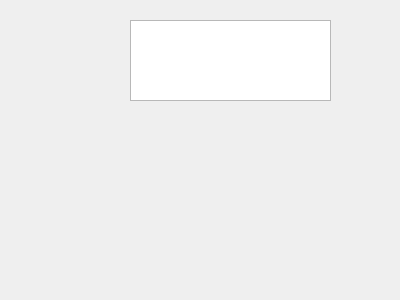
<?xml version="1.0" encoding="UTF-8"?>
<ui version="4.0">
 <class>myTabPage</class>
 <widget class="QWidget" name="myTabPage">
  <property name="geometry">
   <rect>
    <x>0</x>
    <y>0</y>
    <width>400</width>
    <height>300</height>
   </rect>
  </property>
  <property name="windowTitle">
   <string>Form</string>
  </property>
  <widget class="QTextEdit" name="mTabTextEdit">
   <property name="geometry">
    <rect>
     <x>130</x>
     <y>20</y>
     <width>201</width>
     <height>81</height>
    </rect>
   </property>
  </widget>
 </widget>
 <resources/>
 <connections/>
</ui>
